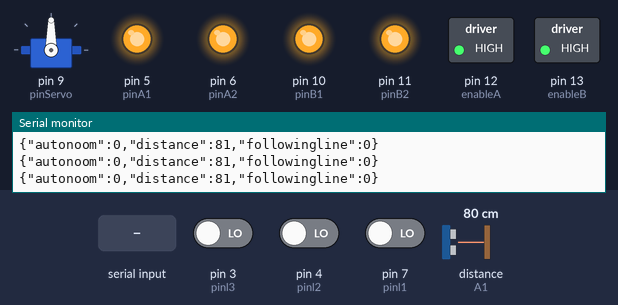
Recording of a sketch running on a simulated Arduino Leonardo, built with avr-gcc and run on an emulated ATmega32U4. Parts: servo, switched loads named in the sketch (green lamp = pin HIGH), output pins drawn as LEDs (lit = HIGH), the last lines printed to the serial monitor. The inputs (shaded band) are chosen by the test bench; at power-on: pin 3 (pinl3) LOW, pin 7 (pinl1) LOW, pin 4 (pinl2) LOW, distance to the obstacle (sensor on A1) 80 cm. The echo pulse lasts 58.3 µs per cm.

Above: at 1.2 s.
1.3 s: "o" received over Serial
At 1.6 s:
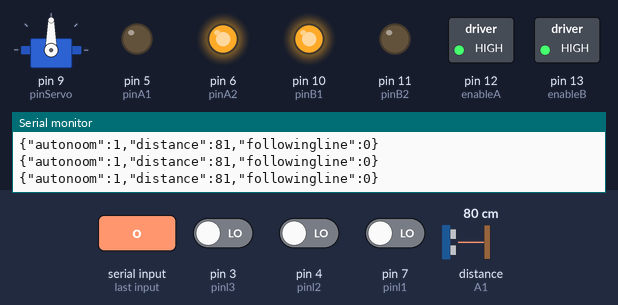
2.8 s: pin 3 (pinl3) driven HIGH
At 3.6 s:
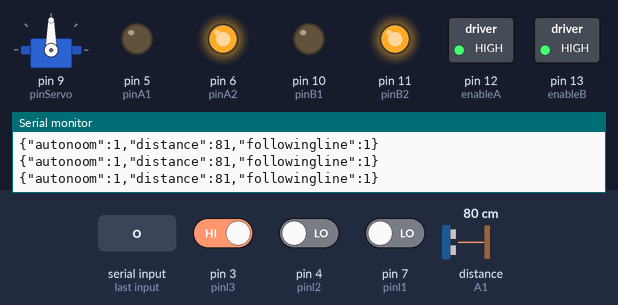
10.3 s: pin 7 (pinl1) driven HIGH
At 11.5 s:
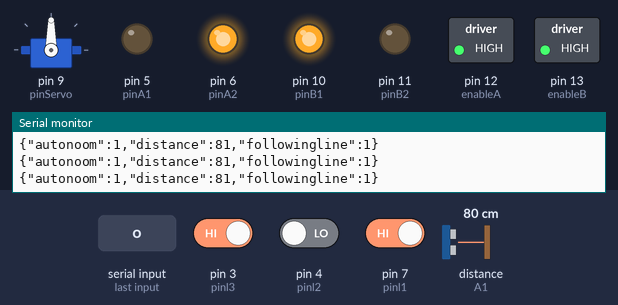
11.8 s: pin 3 (pinl3) driven LOW
At 12.8 s:
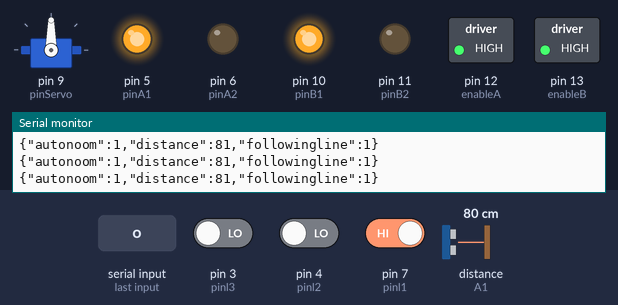
Timing chart, 0 to 14.3 s (numbered marks = the images above; inputs shaded):
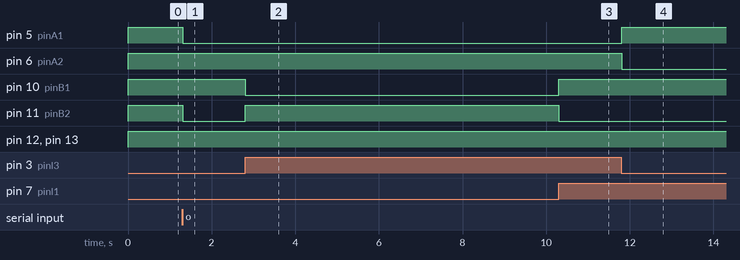

The sketch:

robotArduino.ino
```cpp
 #include <Servo.h>
#include "NewPing.h"
//SERVO
int pinServo = 9;

int pos = 0;    // variable to store the servo position
Servo myservo;  // create servo object to control a servo

long timerOrigin;
//PINNEN

//MOTOR A PINNEN
 int enableA = 12;
 int pinA1 = 5;
 int pinA2 = 6;

//Motor B PINNEN
 int enableB = 13;
 int pinB1 = 10;
 int pinB2 = 11;//Define Run variable


bool stop = false;
bool autonoom=false;

#define trigPin A0
#define echoPin A1

//LICHT SENSOR PINNEN
int pinl1 = 7;
int pinl2 = 4;
int pinl3 = 3;

//VALUES
//LICHTSENSOR
int lichtsensor1 = 0;
int lichtsensor2 = 0;
int lichtsensor3 = 0;

//MOTOR VALUES

//ULTRA SONAR VALUES
long duration, distance;
NewPing sonar(trigPin,echoPin,1500);

void setup() {
  // put your setup code here, to run once:
  Serial.begin(9600);


  //Setting pinmodes
  pinMode(pinl1,INPUT);
  pinMode(pinl2,INPUT);
  pinMode(pinl3,INPUT);

 pinMode(enableA, OUTPUT);
 pinMode(pinA1, OUTPUT);
 pinMode(pinA2, OUTPUT);

 pinMode(enableB, OUTPUT);
 pinMode(pinB1, OUTPUT);
 pinMode(pinB2, OUTPUT);

  pinMode(trigPin, OUTPUT);
  pinMode(echoPin, INPUT);
  pinMode(9, OUTPUT);

  myservo.attach(pinServo);
}
bool followingline = false;

void loop() {


   //Read Serial Character
   int ibyte =Serial.read();


   //Sending JSON Format
   Serial.println("{\"autonoom\":"+String(autonoom)+",\"distance\":"+String(distance)+",\"followingline\":"+String(followingline)+"}");
   //Enable the motors
   enableMotors();
   lichtsensor1 = digitalRead(7);
   lichtsensor2 = digitalRead(4);
   lichtsensor3 = digitalRead(3);


   //For serial communication if the byte = char stop or start autonomues
   if(ibyte=='m' ||ibyte=='M')
   {
    autonoom=false;
   }
   if(ibyte=='o'||ibyte=='O')
   {
    autonoom=true;
   }

   //SONAR
   distance = sonar.ping_cm();


   //The Autonomus part
   if(autonoom==true)
   {
    //Lijn volgen
    if(lichtsensor1==HIGH&&lichtsensor3==HIGH){
      followingline=true;
       backward(1);
    }
    else if(lichtsensor1==HIGH&&lichtsensor3==LOW){
      followingline=true;
      turnRight(1);
    }
    else if(lichtsensor1==LOW&&lichtsensor3==HIGH){
      followingline=true;
      turnLeft(1);
    }
    else{
      // if it doesn't find a line it will drive on his sonar
        followingline=false;
        getDistance();
    }
   }
   else{

     //MANUAL DRIVING
     if(ibyte=='z'||ibyte=='Z')
     {
      forward(10);
      delay(100);
     }
     else if(ibyte=='s'|| ibyte=='S')
     {
      backward(10);delay(100);
     }
     else if(ibyte=='q' ||ibyte=='Q'){
       turnLeft(10);
       delay(200);
     }
     else if(ibyte=='d' ||ibyte=='D'){
       turnRight(10);
       delay(200);
     }
     else
     {
      brake(10);
     }
   }
}


int speed = 255;
void motorAOn()
{
 analogWrite(enableA, speed);
}

void motorBOn()
{
   digitalWrite(enableB, speed);
}

 //disable motors
void motorAOff()
{
 digitalWrite(enableB, LOW);
}

void motorBOff()
{
   analogWrite(enableA, LOW);
}

 //motor A controls
void motorAForward()
{
 digitalWrite(pinA1, HIGH);
 digitalWrite(pinA2, LOW);
}

void motorABackward()
{
 digitalWrite(pinA1, LOW);
 digitalWrite(pinA2, HIGH);
}

//motor B contorls
void motorBForward()
{
 digitalWrite(pinB1, LOW);
 digitalWrite(pinB2, HIGH);
}

void motorBBackward()
{
 digitalWrite(pinB1, HIGH);
 digitalWrite(pinB2, LOW);
}

//coasting and braking
void motorACoast()
{
 digitalWrite(pinA1, LOW);
 digitalWrite(pinA2, LOW);
}

void motorABrake()
{
 digitalWrite(pinA1, HIGH);
 digitalWrite(pinA2, HIGH);
}

void motorBCoast()
{
 digitalWrite(pinB1, LOW);
 digitalWrite(pinB2, LOW);
}

void motorBBrake()
{
 digitalWrite(pinB1, HIGH);
 digitalWrite(pinB2, HIGH);
}

//Define High Level Commands
void enableMotors()
{
 motorAOn();
 motorBOn();
}

void disableMotors()
{
 motorAOff();
 motorBOff();
}

void forward(int time)
{
 motorAForward();
 motorBForward();
 delay(time);
}

void backward(int time)
{
 motorABackward();
 motorBBackward();
 delay(time);
}

void turnLeft(int time)
{
 motorABackward();
 motorBForward();
 delay(time);
}

void turnRight(int time)
{
 motorAForward();
 motorBBackward();
 delay(time);
}

void coast(int time)
{
 motorACoast();
 motorBCoast();
 delay(time);
}

void brake(int time)
{
 motorABrake();
 motorBBrake();
 delay(time);
}


int Echo(int motorstop){
  int i=myservo.read();

  while(i!=motorstop){
      myservo.write(i);
      delay(15);

      if(i<motorstop){
        i++;
      }
      else{
        i--;
      }
  }

  digitalWrite(trigPin, LOW);  // Added this line
  delayMicroseconds(2); // Added this line
  digitalWrite(trigPin, HIGH);
  delayMicroseconds(10); // Added this line
  digitalWrite(trigPin, LOW);
  duration = pulseIn(echoPin, HIGH);

  distance = (duration/2) / 29.1;
}

void getDistance(){
  //DISTANCE CHECKER
  if ((distance >= 10) || (distance <= 0)){
    backward(1);
  }
  else {
    turnLeft(1);
     delay(200);
  }
}
```

Measured:
- after the input at 1.3 s, pin 5 (pinA1), pin 11 (pinB2): HIGH → LOW at once
- after the input at 2.8 s, pin 10 (pinB1): HIGH → LOW at once; pin 11 (pinB2): LOW → HIGH at once
- after the input at 10.3 s, pin 10 (pinB1): LOW → HIGH at once; pin 11 (pinB2): HIGH → LOW at once
- after the input at 11.8 s, pin 5 (pinA1): LOW → HIGH at once; pin 6 (pinA2): HIGH → LOW at once
